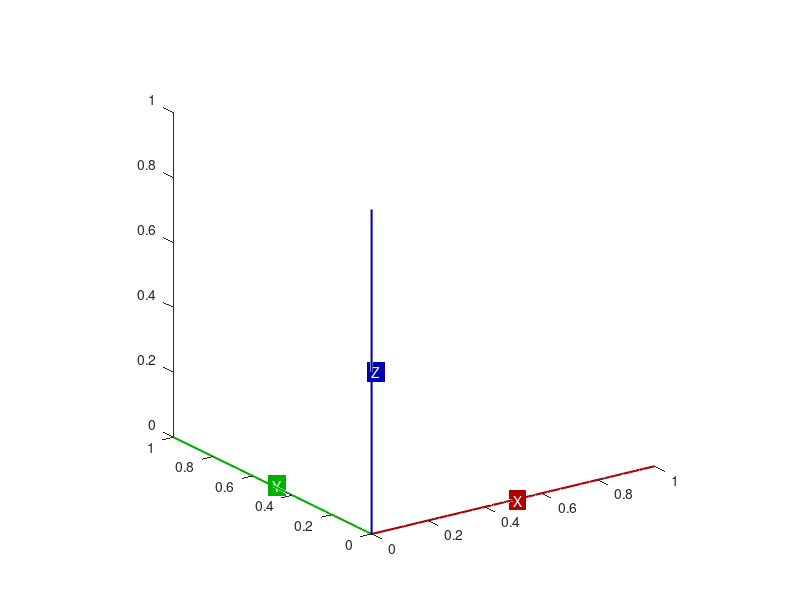

MATLAB code to generate this figure: (Note: this script raises an error after producing the figure.)
function SetAxes3D(mins, maxs, vw, lt)
% SetAxes3D
% sets and adjust axes into 3D view
%
% Usage :
% SetAxes3D(mins, maxs)
%
% input : mins,maxs min and max values of X, Y and Z axes
%         vw        {}
%         lt        {}
%
% Alghalandis Discrete Fracture Network Engineering (ADFNE)
% Author: Younes Fadakar Alghalandis
% Copyright (c) 2016 Alghalandis Computing @ http://alghalandis.net
% All rights reserved.

if nargin<4; lt = false; end
if nargin<3; vw = [-35, 20]; end
if nargin<2; maxs = [1, 1, 1]; end
if nargin<1; mins = [0, 0, 0]; end
hold on
plot3([mins(1), maxs(1)], [mins(2), mins(2)], [mins(3), mins(3)], '-', ...
    'LineWidth', 1.5, 'Color', [0.7, 0, 0]);
plot3([mins(1), mins(1)], [mins(2), maxs(2)], [mins(3), mins(3)], '-', ...
    'LineWidth', 1.5, 'Color', [0, 0.7, 0]);
plot3([mins(1), mins(1)], [mins(2), mins(2)], [mins(3), maxs(3)], '-', ...
    'LineWidth', 1.5, 'Color', [0, 0, 0.7]);
text(0.5*(mins(1)+maxs(1)), mins(2), mins(3), 'X', 'BackgroundColor', ...
    [0.7, 0, 0], 'Color', 'w')
text(mins(1), 0.5*(mins(2)+maxs(2)), mins(3), 'Y', 'BackgroundColor', ...
    [0, 0.7, 0], 'Color', 'w')
text(mins(1), mins(2), 0.5*(mins(3)+maxs(3)), 'Z', 'BackgroundColor', ...
    [0, 0, 0.7], 'Color', 'w')
%set(gca, 'CameraPosition', [-1*maxs(1), -2*maxs(2), 1.5*maxs(3)]);
%axis(reshape([mins;maxs], 1, []));
view(vw);
daspect([1, 1, 1]);
axis vis3d
camproj('perspective');
grid on
box on
plot3([mins(1), maxs(1)], [mins(2), mins(2)], [maxs(3), maxs(3)], '-', ...
    'LineWidth', 1, 'Color', [0, 0, 0]);
plot3([mins(1), mins(1)], [mins(2), maxs(2)], [maxs(3), maxs(3)], '-', ...
    'LineWidth', 1, 'Color', [0, 0, 0]);
if lt
    camlight right
    camlight left
end
axis tight
